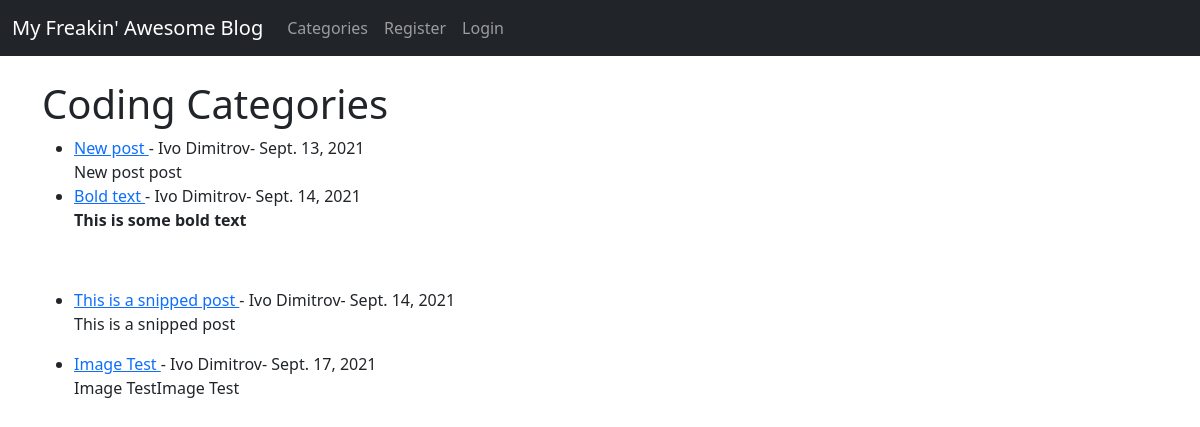
Screenshot of /category/coding with the database file from the repository.
### theblog/models.py (models this page shows, shortened)
class Post(models.Model):
    title = models.CharField(max_length = 255)
    header_image = models.ImageField(null=True, blank=True, upload_to="images/")
    title_tag = models.CharField(max_length = 255)
    author = models.ForeignKey(User, on_delete=models.CASCADE)
    body = RichTextField(blank= True, null=True)
    post_date = models.DateField(auto_now_add=True)
    category = models.CharField(max_length = 255, default="coding")
    snippet = models.CharField(max_length = 255, default="Click The Link Above To Read The Blog Post...")
    likes = models.ManyToManyField(User, related_name='blog_posts')

### theblog/views.py (the view)
def CategoryView(request, cats):
    category_posts = Post.objects.filter(category = cats.replace('-', ' '))
    return render(request, 'categories.html', {'cats': cats.replace('-', ' ').title(), 'category_posts':category_posts})

### theblog/templates/categories.html (shortened to what this page needs)
{% extends 'base.html' %}
{%block content%}
{%if category_posts %}
    <h1> {{ cats }} Categories</h1>
        <ul>
        {%for post in category_posts%}
            <li> <a href="{% url 'article-details' post.pk %}">
            {{ post.title }} </a>-
            {{ post.author.first_name }}
            {{ post.author.last_name }}-
            {{ post.post_date}}
            {{ post.body|slice:":200"|safe }}</li>
        {% endfor %}
    </ul>
{%else%}
    <h2> Sorry this page does not exist...
{%endif%}
{%endblock%}

### rows the page displays
Post: title "New post", author.first_name "Ivo", author.last_name "Dimitrov", post_date "Sept. 13, 2021", body "New post post"
Post: title "Bold text", author.first_name "Ivo", author.last_name "Dimitrov", post_date "Sept. 14, 2021", body "This is some bold text"
Post: title "This is a snipped post", author.first_name "Ivo", author.last_name "Dimitrov", post_date "Sept. 14, 2021", body "This is a snipped post"
Post: title "Image Test", author.first_name "Ivo", author.last_name "Dimitrov", post_date "Sept. 17, 2021", body "Image TestImage Test"

### other values shown
{{ cats }} "Coding"
